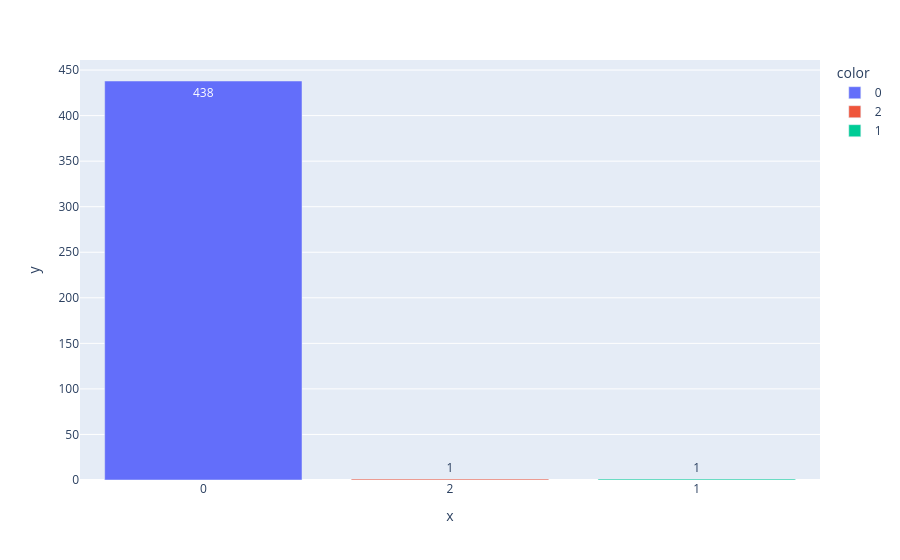

Here is the notebook cell this chart was saved with:
### Code cell
# Diagramme en barre des nombres d'observations
bar_plot(val3)

### Figure 1 — Plotly figure (JSON) as saved in the notebook; plotly's stock layout.template omitted (floating-point values rounded to 4 significant figures)
{"data": [{"hovertemplate": "color=0<br>x=%{x}<br>y=%{y}<extra></extra>", "legendgroup": "0", "marker": {"color": "#636efa", "pattern": {"shape": ""}}, "name": "0", "orientation": "v", "showlegend": true, "textposition": "auto", "texttemplate": "%{y}", "type": "bar", "x": ["0"], "xaxis": "x", "y": [438], "yaxis": "y"}, {"hovertemplate": "color=2<br>x=%{x}<br>y=%{y}<extra></extra>", "legendgroup": "2", "marker": {"color": "#EF553B", "pattern": {"shape": ""}}, "name": "2", "orientation": "v", "showlegend": true, "textposition": "auto", "texttemplate": "%{y}", "type": "bar", "x": ["2"], "xaxis": "x", "y": [1], "yaxis": "y"}, {"hovertemplate": "color=1<br>x=%{x}<br>y=%{y}<extra></extra>", "legendgroup": "1", "marker": {"color": "#00cc96", "pattern": {"shape": ""}}, "name": "1", "orientation": "v", "showlegend": true, "textposition": "auto", "texttemplate": "%{y}", "type": "bar", "x": ["1"], "xaxis": "x", "y": [1], "yaxis": "y"}], "layout": {"barmode": "relative", "legend": {"title": {"text": "color"}, "tracegroupgap": 0}, "margin": {"t": 60}, "xaxis": {"anchor": "y", "domain": [0, 1], "title": {"text": "x"}}, "yaxis": {"anchor": "x", "domain": [0, 1], "title": {"text": "y"}}}}
